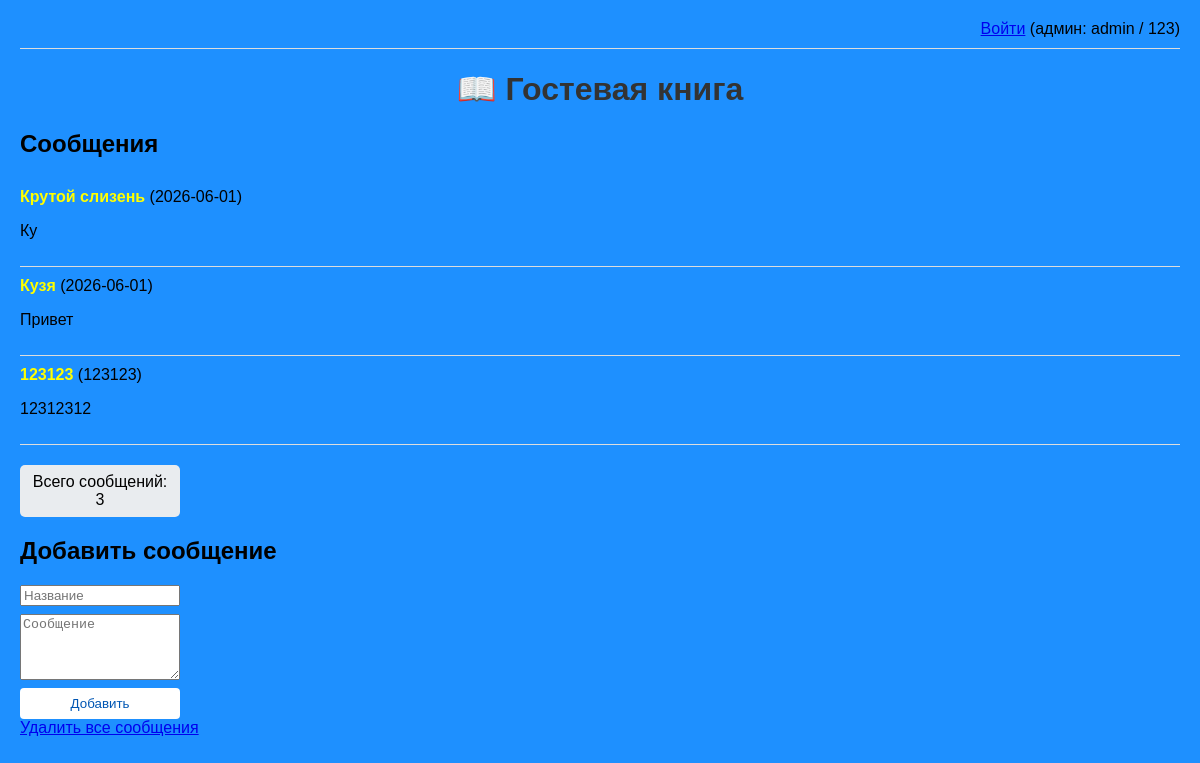
Before: / with the older database file.
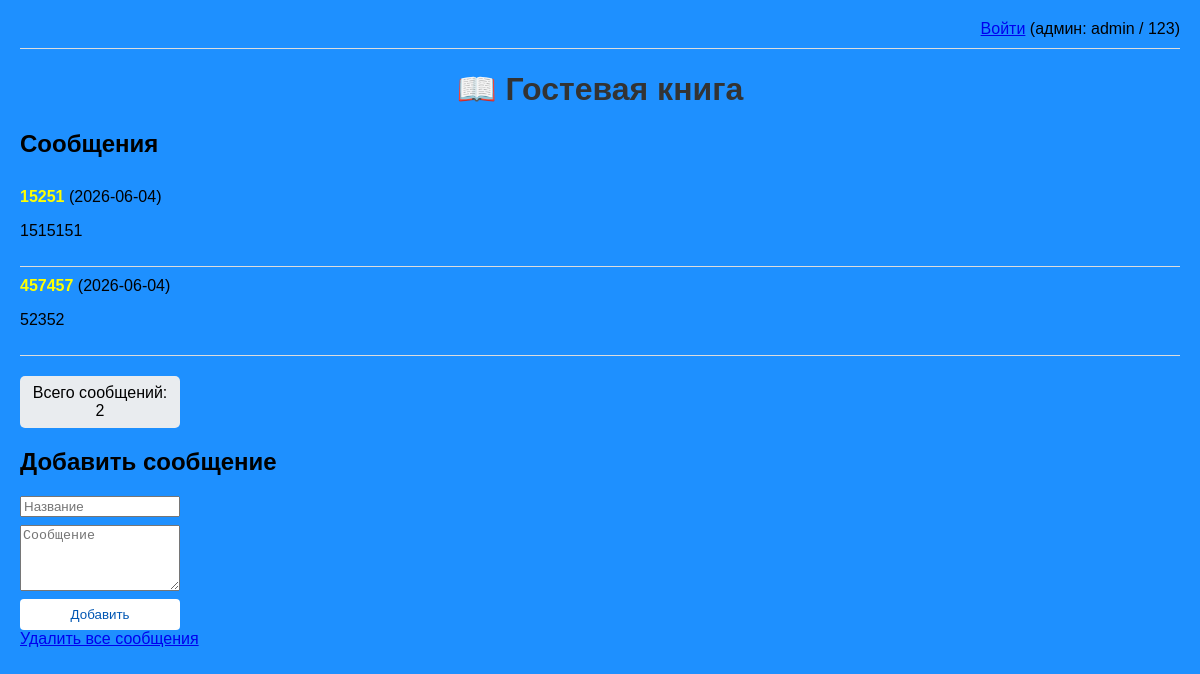
After: the same page with the newer database file.
### tables this page shows
CREATE TABLE messages (
            id INTEGER PRIMARY KEY AUTOINCREMENT,
            name TEXT NOT NULL,
            message TEXT NOT NULL,
            created_at DATE NOT NULL
        );

### guestbook/app.py (the view)
@app.route('/')
def index():
    messages = get_all_messages()
    total_count = get_message_count()
    today = date.today().isoformat()
    return render_template(
        'index.html', messages=messages, total_count=total_count, today=today,
        logged_in=session.get('logged_in', False),  # по умолчанию False
        username=session.get('username')  # имя пользователя или None
    )

### guestbook/database.py (called while the page is built)
def get_db_connection():
    conn = sqlite3.connect(DATABASE)
    conn.row_factory = sqlite3.Row
    return conn

def get_all_messages():
    conn = get_db_connection()
    messages = conn.execute(
        'SELECT * FROM messages ORDER BY created_at DESC'
    ).fetchall()
    conn.close()
    return messages

def get_message_count():
    conn = get_db_connection()
    cursor = conn.execute('SELECT COUNT(*) FROM messages')
    count = cursor.fetchone()[0]
    conn.close()
    return count

### guestbook/templates/index.html (shortened to what this page needs)
<!DOCTYPE html>
<html>
<head>
    <link rel="stylesheet" href="static/style.css" required>
</head>
<body>
    <div class="auth-links">
        {% if logged_in %}
            Вы вошли как <strong>{{ username }}</strong> |
            <a href="/logout">Выйти</a>
        {% else %}
            <a href="/login">Войти</a> (админ: admin / 123)
        {% endif %}
    </div>
    <h1>📖 Гостевая книга</h1>
    <h2>Сообщения</h2>
    {% if messages %}
        {% for msg in messages %}
        <div class="message {% if msg.created_at == today %}fresh{% endif %}">
            <strong>{{ msg.name }}</strong> ({{ msg.created_at }})
            <p>{{ msg.message }}</p>
        </div>
        {% endfor %}
    {% else %}
        <p>Пока нет сообщений.</p>
    {% endif %}
    <p class="counter"> Всего сообщений: {{ total_count }}</p>
    <h2>Добавить сообщение</h2>
      <form method="POST" action="/add" class="add_message">
        <input type="text" name="name" placeholder="Название" required>
        <textarea type="text" name="message" rows=4 placeholder="Сообщение" required></textarea>
      <button type="submit">Добавить</button>
  </form>
  <a href="/delete_all/">Удалить все сообщения</a>
</body>
</html>

### guestbook/static/style.css (style rules this page uses)
body { font-family: Arial, sans-serif; background-color:dodgerblue; margin: 0; padding: 20px; }
h1 { text-align: center; color: #333; }
.message { border-bottom: 1px solid #ddd; padding: 10px 0; }
.message strong { color: yellow; }
button { background-color: #ffffff; color: #0056b3; padding: 8px 15px; border: none; border-radius: 4px; cursor: pointer; }
.add_message { display: flex; flex-direction: column; gap: 8px; margin: 0 1000px 0 0; }
.counter { background-color: #e9ecef; padding: 8px; border-radius: 5px; text-align: center; margin: 20px 1000px 20px 0; }
.auth-links { text-align: right; margin-bottom: 20px; padding-bottom: 10px; border-bottom: 1px solid #ddd; }

Changed rows visible on the page:
removed messages: name "Крутой слизень", created_at "2026-06-01", message "Ку"
removed messages: name "Кузя", created_at "2026-06-01", message "Привет"
removed messages: name "123123", created_at "123123", message "12312312"
added messages: name "15251", created_at "2026-06-04", message "1515151"
added messages: name "457457", created_at "2026-06-04", message "52352"
Other visible differences:
{{ total_count }}: "3" → "2"
